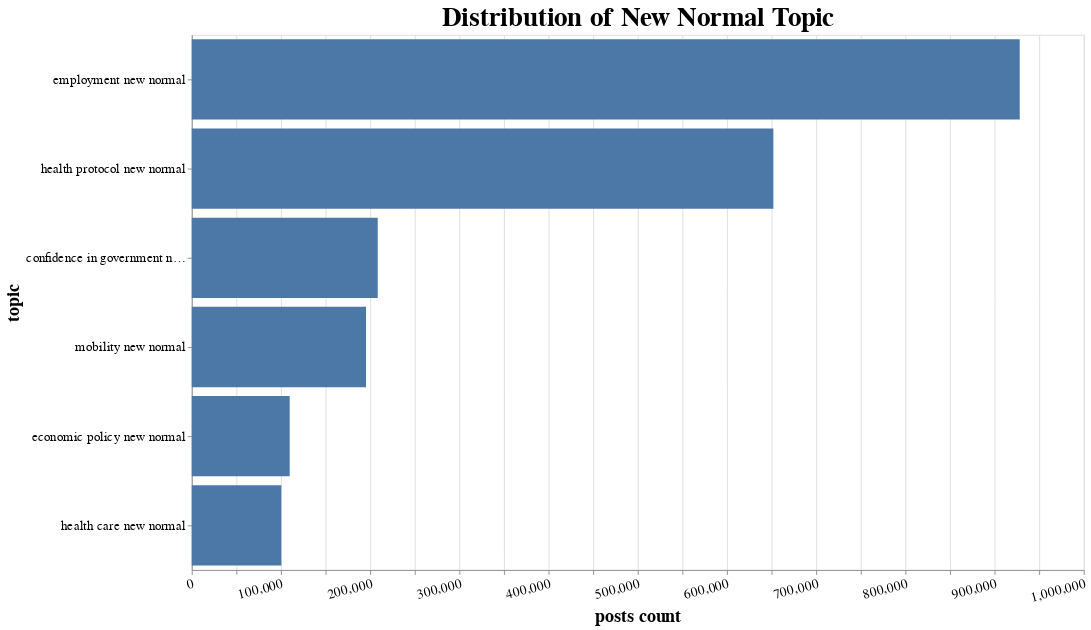

Here is the notebook cell this chart was saved with:
### Code cell
alt.Chart(source).mark_bar().encode(
    y=alt.Y('topic',sort='-x'),
    x='posts count',
).properties(
    width=1000,
    height=600,
    title='Distribution of New Normal Topic'
).configure_axis(
    labelFontSize=15,
    titleFontSize=20
).configure_title(
    fontSize=30
).configure_axisX(
    labelAngle = -15
)

### Figure 1 — Vega-Lite specification as saved in the notebook (floating-point values rounded to 4 significant figures)
{"config": {"view": {"continuousWidth": 400, "continuousHeight": 300}, "axis": {"labelFontSize": 15, "titleFontSize": 20}, "axisX": {"labelAngle": -15}, "title": {"fontSize": 30}}, "data": {"name": "data-fb1db4a9ddabbd3d8a7ef58f70ada9b7"}, "mark": "bar", "encoding": {"x": {"type": "quantitative", "field": "posts count"}, "y": {"type": "nominal", "field": "topic", "sort": "-x"}}, "height": 600, "title": "Distribution of New Normal Topic", "width": 1000, "$schema": "https://vega.github.io/schema/vega-lite/v4.8.1.json", "datasets": {"data-fb1db4a9ddabbd3d8a7ef58f70ada9b7": [{"topic": "employment new normal", "posts count": 928213}, {"topic": "health protocol new normal", "posts count": 652003}, {"topic": "confidence in government new normal", "posts count": 208465}, {"topic": "mobility new normal", "posts count": 195332}, {"topic": "economic policy new normal", "posts count": 109755}, {"topic": "health care new normal", "posts count": 100370}]}}
